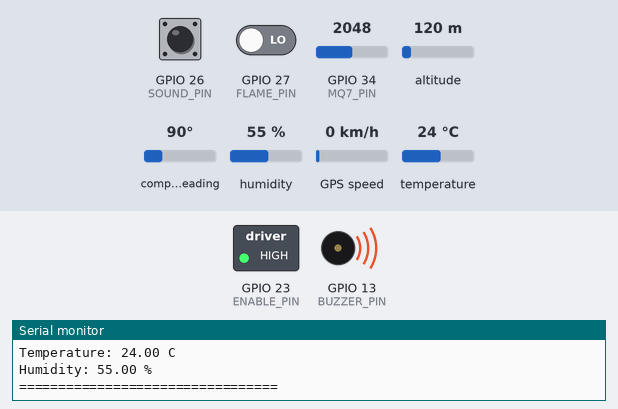
This sketch was run on a simulated ESP32. Shown: switched loads named in the sketch (green lamp = pin HIGH), buzzer (waves = sounding, pin HIGH), the last lines printed to the serial monitor. The test bench sets the inputs (shaded band); at power-on: GPIO 27 (FLAME_PIN) LOW, GPIO 26 (SOUND_PIN) HIGH, GPIO 34 (MQ7_PIN) = 2048, altitude 120 m, compass heading 90°, humidity 55 %, GPS speed 0 km/h, temperature 24 °C (analog values on the 0–4095 scale). The GPS gets a fix after 3 s at 37.7749, -122.4194 with 8 satellites; nothing arrives over Bluetooth unless stated; a phone connects over Bluetooth LE 3 s after start.

Above: at 6.4 s.
6.5 s: GPIO 27 (FLAME_PIN) driven HIGH
At 8.7 s:
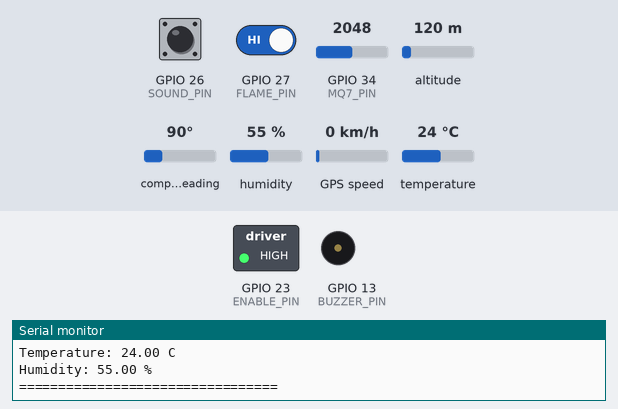
11.5 s: GPIO 27 (FLAME_PIN) driven LOW
At 13.2 s:
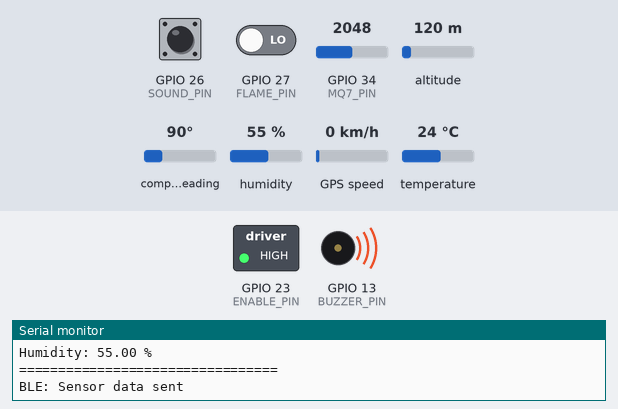
Timing chart, 0 to 14.7 s (numbered marks = the images above; inputs shaded):
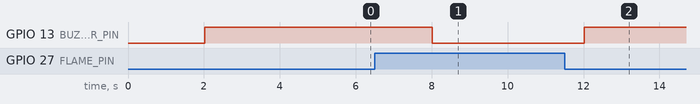

Measured:
- after the input at 6.5 s, GPIO 13 (BUZZER_PIN): HIGH → LOW after 1.5 s
- after the input at 11.5 s, GPIO 13 (BUZZER_PIN): LOW → HIGH after 0.52 s

The sketch:

esp32_safety_robot_ble_dashboard.ino
```cpp
#include <Arduino.h>
#include <DHT.h>
#include <TinyGPSPlus.h>
#include <AccelStepper.h>
#include <math.h>

#include <BLEDevice.h>
#include <BLEServer.h>
#include <BLEUtils.h>
#include <BLE2902.h>

// =================================================
//                  PIN CONFIGURATION
// =================================================

// MQ-7 Gas Sensor
#define MQ7_PIN 34

// DHT22 Temperature & Humidity
#define DHT_PIN 4
#define DHT_TYPE DHT22

// Digital sensors
#define FLAME_PIN 27
#define SOUND_PIN 26

// Buzzer
#define BUZZER_PIN 13

// GPS NEO-7M
#define GPS_RX_PIN 16
#define GPS_TX_PIN 17

// A4988 Driver 1 (Left Motor)
#define STEP1_PIN 18
#define DIR1_PIN 19

// A4988 Driver 2 (Right Motor)
#define STEP2_PIN 25
#define DIR2_PIN 33

// Shared ENABLE (Active LOW)
#define ENABLE_PIN 23

// =================================================
//                    BLE CONFIG
// =================================================

#define BLE_DEVICE_NAME "ESP32_Safety_Robot"

#define SERVICE_UUID \
  "12345678-1234-1234-1234-1234567890ab"

#define TX_UUID \
  "12345678-1234-1234-1234-1234567890ac"

// =================================================
//                      SETTINGS
// =================================================

const int MQ7_THRESHOLD = 1900;

const bool FLAME_ACTIVE_LOW = true;
const bool SOUND_ACTIVE_LOW = true;

const bool SOUND_STOPS_MOTORS = false;

// Enable only after proper sensor calibration.
const bool ENABLE_MQ7_MOTOR_STOP = false;

// =================================================
//                      OBJECTS
// =================================================

DHT dht(DHT_PIN, DHT_TYPE);

TinyGPSPlus gps;
HardwareSerial GPSSerial(2);

AccelStepper motor1(
  AccelStepper::DRIVER,
  STEP1_PIN,
  DIR1_PIN
);

AccelStepper motor2(
  AccelStepper::DRIVER,
  STEP2_PIN,
  DIR2_PIN
);

BLECharacteristic *txCharacteristic = nullptr;

volatile bool bleConnected = false;

// =================================================
//                     VARIABLES
// =================================================

int mq7Value = 0;

float temperature = NAN;
float humidity = NAN;

bool fireDetected = false;
bool soundDetected = false;
bool coAnalogHigh = false;

char movementCommand = 'S';

unsigned long lastSensorRead = 0;
unsigned long lastGPSReport = 0;
unsigned long lastBLEReport = 0;

const unsigned long SENSOR_INTERVAL = 2000;
const unsigned long GPS_INTERVAL = 5000;
const unsigned long BLE_INTERVAL = 2000;

// =================================================
//                   BLE CALLBACKS
// =================================================

class RobotServerCallbacks : public BLEServerCallbacks {

  void onConnect(BLEServer *server) override {
    bleConnected = true;

    Serial.println("BLE: Website connected");
  }

  void onDisconnect(BLEServer *server) override {
    bleConnected = false;

    // Stop motors as a safety precaution.
    movementCommand = 'S';

    motor1.setSpeed(0);
    motor2.setSpeed(0);

    digitalWrite(ENABLE_PIN, HIGH);

    Serial.println("BLE: Website disconnected");

    // Allow the website to reconnect.
    BLEDevice::startAdvertising();
  }
};

// =================================================
//                     BLE SETUP
// =================================================

void setupBLE() {

  BLEDevice::init(BLE_DEVICE_NAME);

  BLEServer *server = BLEDevice::createServer();

  server->setCallbacks(new RobotServerCallbacks());

  BLEService *service =
    server->createService(SERVICE_UUID);

  // ESP32 -> Website: sensor notifications only
  txCharacteristic = service->createCharacteristic(
    TX_UUID,
    BLECharacteristic::PROPERTY_NOTIFY
  );

  txCharacteristic->addDescriptor(new BLE2902());

  service->start();

  BLEAdvertising *advertising =
    BLEDevice::getAdvertising();

  advertising->addServiceUUID(SERVICE_UUID);
  advertising->setScanResponse(true);

  BLEDevice::startAdvertising();

  Serial.println();
  Serial.println("==================================");
  Serial.println("BLE SERVER STARTED");
  Serial.print("Device Name: ");
  Serial.println(BLE_DEVICE_NAME);
  Serial.println("Waiting for website connection...");
  Serial.println("==================================");
}

// =================================================
//                    READ SENSORS
// =================================================

void readSensors() {

  mq7Value = analogRead(MQ7_PIN);

  int flameRaw = digitalRead(FLAME_PIN);
  int soundRaw = digitalRead(SOUND_PIN);

  temperature = dht.readTemperature();
  humidity = dht.readHumidity();

  fireDetected = FLAME_ACTIVE_LOW
    ? (flameRaw == LOW)
    : (flameRaw == HIGH);

  soundDetected = SOUND_ACTIVE_LOW
    ? (soundRaw == LOW)
    : (soundRaw == HIGH);

  // Raw ADC threshold only; not calibrated CO ppm.
  coAnalogHigh = (mq7Value >= MQ7_THRESHOLD);

  Serial.println();
  Serial.println("========== SENSOR DATA ==========");

  Serial.print("MQ-7 ADC: ");
  Serial.println(mq7Value);

  Serial.print("MQ-7 Threshold: ");
  Serial.println(coAnalogHigh ? "HIGH" : "NORMAL");

  Serial.print("Flame: ");
  Serial.println(fireDetected ? "DETECTED" : "NOT DETECTED");

  Serial.print("Sound: ");
  Serial.println(soundDetected ? "DETECTED" : "NONE");

  if (isnan(temperature) || isnan(humidity)) {

    Serial.println("DHT22: READ ERROR");

  } else {

    Serial.print("Temperature: ");
    Serial.print(temperature);
    Serial.println(" C");

    Serial.print("Humidity: ");
    Serial.print(humidity);
    Serial.println(" %");
  }

  Serial.println("=================================");
}

// =================================================
//                         GPS
// =================================================

void readGPS() {

  // Always process GPS input.
  while (GPSSerial.available() > 0) {
    gps.encode(GPSSerial.read());
  }

  if (millis() - lastGPSReport >= GPS_INTERVAL) {

    lastGPSReport = millis();

    Serial.println();
    Serial.println("============ GPS DATA ============");

    if (gps.location.isValid()) {

      Serial.print("Latitude: ");
      Serial.println(gps.location.lat(), 6);

      Serial.print("Longitude: ");
      Serial.println(gps.location.lng(), 6);

    } else {

      Serial.println("GPS location unavailable");
    }

    if (gps.satellites.isValid()) {

      Serial.print("Satellites: ");
      Serial.println(gps.satellites.value());
    }

    if (gps.hdop.isValid()) {

      Serial.print("HDOP: ");
      Serial.println(gps.hdop.hdop());
    }

    Serial.println("==================================");
  }
}

// =================================================
//                  JSON DATA BUILDER
// =================================================

String createSensorJSON() {

  String json;
  json.reserve(240);

  json = "{";

  json += "\"mq7_adc\":";
  json += String(mq7Value);

  json += ",\"mq7_high\":";
  json += coAnalogHigh ? "true" : "false";

  json += ",\"temperature\":";
  if (isnan(temperature)) {
    json += "null";
  } else {
    json += String(temperature, 1);
  }

  json += ",\"humidity\":";
  if (isnan(humidity)) {
    json += "null";
  } else {
    json += String(humidity, 1);
  }

  json += ",\"flame\":";
  json += fireDetected ? "true" : "false";

  json += ",\"sound\":";
  json += soundDetected ? "true" : "false";

  json += ",\"latitude\":";
  if (gps.location.isValid()) {
    json += String(gps.location.lat(), 6);
  } else {
    json += "null";
  }

  json += ",\"longitude\":";
  if (gps.location.isValid()) {
    json += String(gps.location.lng(), 6);
  } else {
    json += "null";
  }

  json += ",\"satellites\":";
  if (gps.satellites.isValid()) {
    json += String(gps.satellites.value());
  } else {
    json += "null";
  }

  json += "}";

  return json;
}

// =================================================
//                SEND DATA OVER BLE
// =================================================

// BLE's default MTU may allow only 20 data bytes
// per notification. Send chunks ending in newline.

void sendBLEData() {

  if (!bleConnected || txCharacteristic == nullptr) {
    return;
  }

  String message = createSensorJSON();
  message += '\n';

  const size_t CHUNK_SIZE = 20;
  const size_t totalLength = message.length();

  for (size_t i = 0; i < totalLength; i += CHUNK_SIZE) {

    if (!bleConnected) {
      return;
    }

    size_t end = i + CHUNK_SIZE;

    if (end > totalLength) {
      end = totalLength;
    }

    String chunk = message.substring(i, end);

    txCharacteristic->setValue(
      (uint8_t *)chunk.c_str(),
      chunk.length()
    );

    txCharacteristic->notify();

    // Allow BLE notifications time to transmit.
    delay(10);
  }

  Serial.println("BLE: Sensor data sent");
}

// =================================================
//                  MOTOR CONTROL
// =================================================

void stopMotors() {

  movementCommand = 'S';

  motor1.setSpeed(0);
  motor2.setSpeed(0);

  digitalWrite(ENABLE_PIN, HIGH);
}

void setMovement(char command) {

  command = toupper((unsigned char)command);

  switch (command) {

    case 'F':
    case 'B':
    case 'L':
    case 'R':
    case 'S':

      movementCommand = command;

      Serial.print("Movement: ");
      Serial.println(movementCommand);

      break;

    default:

      Serial.println("Invalid command");

      break;
  }
}

void updateMotors() {

  bool danger = fireDetected;

  if (ENABLE_MQ7_MOTOR_STOP && coAnalogHigh) {
    danger = true;
  }

  if (SOUND_STOPS_MOTORS && soundDetected) {
    danger = true;
  }

  if (danger || movementCommand == 'S') {

    motor1.setSpeed(0);
    motor2.setSpeed(0);

    digitalWrite(ENABLE_PIN, HIGH);

    return;
  }

  digitalWrite(ENABLE_PIN, LOW);

  switch (movementCommand) {

    case 'F':
      motor1.setSpeed(500);
      motor2.setSpeed(500);
      break;

    case 'B':
      motor1.setSpeed(-500);
      motor2.setSpeed(-500);
      break;

    case 'L':
      motor1.setSpeed(-350);
      motor2.setSpeed(350);
      break;

    case 'R':
      motor1.setSpeed(350);
      motor2.setSpeed(-350);
      break;
  }

  motor1.runSpeed();
  motor2.runSpeed();
}

// =================================================
//                       BUZZER
// =================================================

void updateBuzzer() {

  bool alarm = fireDetected;

  if (ENABLE_MQ7_MOTOR_STOP && coAnalogHigh) {
    alarm = true;
  }

  digitalWrite(BUZZER_PIN, alarm ? HIGH : LOW);
}

// =================================================
//                        SETUP
// =================================================

void setup() {

  Serial.begin(115200);

  pinMode(MQ7_PIN, INPUT);
  pinMode(FLAME_PIN, INPUT);
  pinMode(SOUND_PIN, INPUT);

  pinMode(BUZZER_PIN, OUTPUT);
  pinMode(ENABLE_PIN, OUTPUT);

  // A4988 ENABLE is active LOW.
  digitalWrite(ENABLE_PIN, HIGH);
  digitalWrite(BUZZER_PIN, LOW);

  analogReadResolution(12);

  dht.begin();

  // GPS NEO-7M
  GPSSerial.begin(
    9600,
    SERIAL_8N1,
    GPS_RX_PIN,
    GPS_TX_PIN
  );

  motor1.setMaxSpeed(800);
  motor2.setMaxSpeed(800);

  motor1.setSpeed(0);
  motor2.setSpeed(0);

  setupBLE();

  Serial.println();
  Serial.println("==================================");
  Serial.println(" ESP32 SAFETY ROBOT");
  Serial.println(" Sensors + GPS + BLE Dashboard");
  Serial.println("==================================");

  Serial.println("BLE is for sensor monitoring only.");
  Serial.println("MQ-7 value is raw ADC, not CO ppm.");
}

// =================================================
//                         LOOP
// =================================================

void loop() {

  // Keep GPS parsing continuous.
  readGPS();

  // Read sensors periodically.
  if (millis() - lastSensorRead >= SENSOR_INTERVAL) {

    lastSensorRead = millis();

    readSensors();
  }

  // Send sensor readings to the website every 2 seconds.
  if (bleConnected &&
      millis() - lastBLEReport >= BLE_INTERVAL) {

    lastBLEReport = millis();

    sendBLEData();
  }

  // Original local motor and alarm logic is retained.
  updateMotors();
  updateBuzzer();
}
```
